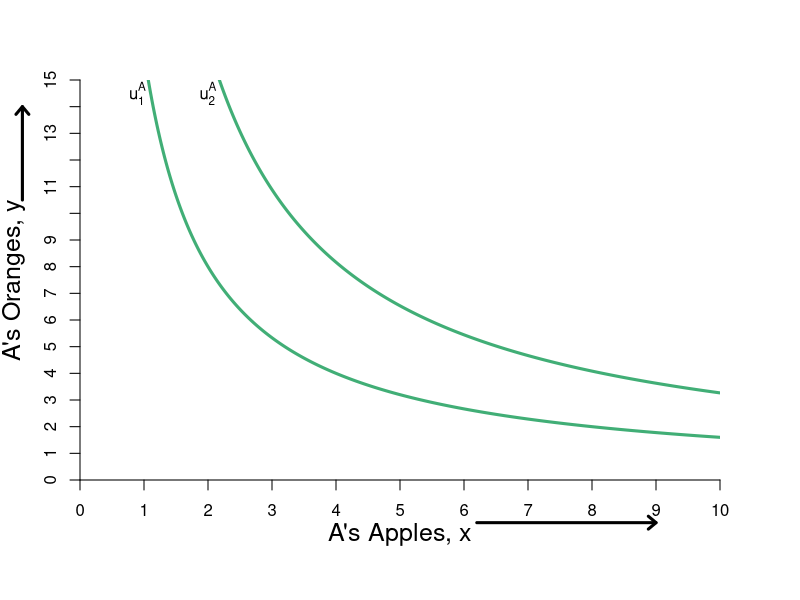

This chart was generated by the following R code:
#Graph Designer: Simon Halliday & Madeleine Wettach '20
#Authors: Bowles, Foley and Halliday
#Title: Microeconomics: Competition, Conflict and Coordination

#require(ggplot2)
require(shape)
pdf(file = "property/step_by_step_graphs_5/property_walras1_step1.pdf", width = 9, height = 7)
png(file = "property/step_by_step_graphs_5/property_walras1_step1.png", width = 9, height = 7)
#Set parameters for graphics
axislabelsize <- 1.5
graphlinewidth <- 3

COL <- c("#7fc97f", "#beaed4", "#fdc086", "#ffff99", "#386cb0", "#f0027f", "#bf5b17", "#666666")
COLA <- c("#99d8c9","#66c2a4","#41ae76", "#238b45", "#005824")
COLB <- c("#4eb3d3", "#2b8cbe", "#0868ac","#084081")


indiffcurveA1 <- function(x, U = 4, A = 1, a = 0.5) {
  ((((U-2)/A)*(1/x)^a)^(1/(1-a)))
}

indiffcurveA2 <- function(x, U = 4, A = 1, a = 0.5) {
  (((U/A)*(1/x)^a)^(1/(1-a)))
}

indiffcurveA3 <- function(x, U = 5.715476, A = 1, a = 0.5) {
  (((U/A)*(1/x)^a)^(1/(1-a)))
}

indiffcurveA4 <- function(x, U = 6.984164, A = 1, a = 0.5) {
  ((((U)/A)*(1/x)^a)^(1/(1-a)))
}

paretoEC <- function(x) {
  (3/2)*x
}

OfferCurveA <- function(x) {
  x/(x  - 4)
}

mrsplot <- function(x) {
  (13/2)*(x/(9-x)^2)
}

OfferCurveB <- function(x) {
  15 - (13/2)*(10 - x)/(9 - x)
}

WalrasPrice <- function(x) {
  14 - (3/2)*x
}

#Deriving the offer curves: let py = 1
#wA = 8px + 2py = 8px + 2; Demand: x = w/2px => x = 4 + 1/px => px = 1/(x - 4)
#Offer curve is y = px*x => (1/(x-4))*x = x/(x-4) defined for x neq 4
#wA = 2px + 13py = 2px + 13; Demand: x = w/2px => x = 1 + 13/2px => px = 13/2(x - 1)
#B's Offer curve is y = px*x => (13/2)(1/(x-1))*x = (13/2)(x/(x-1)
#Therefore in terms of yA and xA:
#15 - y = (13/2)*(10 - x)/(10 - x - 1)
#Therefore y = 15 - (13/2)*(10-x)/(9 - x) defined for x neq 9
#The tangency of the indifference curve and the offer curve gives mrsplot
#Where mrsplot equals that offer curve, we get x = (3/17)*(51 - sqrt(221)) = 6.376576; 
#So y = 6.022321; therefore u = (6.376576^0.5)*(6.022321^0.5)

indiffcurveBneg1 <- function(x, U = 5.09, A = 1, a = 0.5) {
  15 - (((U/A)*(1/(10 - x))^a)^(1/(1-a)))
}

indiffcurveBneg2 <- function(x, U = 6.531973, A = 1, a = 0.5) {
  15 - (((U/A)*(1/(10 - x))^a)^(1/(1-a)))
}

#Aisha happens to have found 8 apples and 2 oranges, 
#and Betty happens to have found 2 apples and 13 oranges. 
#Aisha's utility (8^0.5)*(2^0.5) = 4
#Betty's utility (2^0.5)*(13^0.5) = 5.09



par(mar =  c(6, 4, 4, 4))
xlims <- c(0, 10)
ylims <- c(0, 15)
xlims2 <- c(10, 0)
ylims2 <- c(15, 0)

plot(0, 0, xlim = xlims, ylim = ylims, type = "n",
     xlab = expression(paste("A's Apples, ", x)),
     ylab = expression(paste("A's Oranges, ", y)), 
     line = 2.5,
     xaxt = "n", 
     yaxt = "n", 
     cex.lab = axislabelsize, 
     bty = "n",
     xaxs="i", 
     yaxs="i")


npts <- 500 
npts2 <- 501

#Specify the sequences of points for graphing. 
xx1 <- seq(xlims[1], xlims[2], length.out = npts)
yy1 <- indiffcurveA2(xx1, U = 4, A = 1, a = 0.5)
yy2 <- indiffcurveA2(xx1)

#Polygon Attempt
#polygon(x = c(1.34, 6, 8, 10 - 6.73), y = c(12, 9, 2, 15 - 10.1), col="powderblue", density=NULL, border = NA)

#I need something like xx1 with npts for 
#xpoly1 <- seq(from = 1.34, to = 8, length.out = 500)
#ypoly1 <- indiffcurveA2(xpoly1, U = 4, A = 1, a = 0.5)
#ypoly2 <- indiffcurveBneg(xpoly1, U = 5.09, A = 1, a = 0.5)
#polygon(x = c(xpoly1, rev(xpoly1)), y = c(ypoly1, rev(ypoly2)), col=COL[3], density=NULL, border = NA)
xx2 <- seq(4, xlims[2], length.out = npts)
xx3 <- seq(xlims[1], 9, length.out = npts)

#Draw the lines for the graphs
#lines(xx1, indiffcurveA1(xx1), col = COLA[3], lwd = graphlinewidth)
lines(xx1, indiffcurveA2(xx1), col = COLA[3], lwd = graphlinewidth)
lines(xx1, indiffcurveA3(xx1), col = COLA[3], lwd = graphlinewidth)
#lines(xx1, indiffcurveA4(xx1), col = COLA[3], lwd = graphlinewidth)
#lines(xx1, paretoEC(xx1), col = COL[2], lwd = graphlinewidth)
###lines(xx2, OfferCurveA(xx2), col = COLA[5], lwd = graphlinewidth)

#lines(xx1, mrsplot(xx1), col = COL[1], lwd = graphlinewidth)
###lines(xx1, indiffcurveBneg1(xx1), col = COLB[2], lwd = graphlinewidth)
###lines(xx1, indiffcurveBneg2(xx1), col = COLB[2], lwd = graphlinewidth)

##lines(xx3, OfferCurveB(xx3), col = COLB[3], lwd = graphlinewidth+1)
##lines(xx1, WalrasPrice(xx1), col = COL[8], lwd = graphlinewidth)

#Customize ticks and labels for the plot
ticksy <- seq(from = 0, to = 15, by = 1)
ylabels <- seq(from = 0, to = 15, by = 1)
ticksx <- seq(from = 0, to = 10, by = 1)
xlabels <- seq(from = 0, to = 10, by = 1)
axis(1, at = ticksx, pos = 0, labels = xlabels)
axis(2, at = ticksy, pos = 0, labels = ylabels, las = 0)

#Add arrows:
arrows(-0.9, 10.5, -0.9, 14, xpd = TRUE, length = 0.1, angle = 40, lwd = 3)
arrows(6.2, -1.6, 9, -1.6, xpd = TRUE, length = 0.1, angle = 40, lwd = 3)

#Annotation of the three graphs and the NE
#text(9.6, 0.9, expression(u[1]^A))
text(0.9, 14.5, expression(u[1]^A))
text(2, 14.5, expression(u[2]^A))
#text(9.6, 5.9, expression(u[4]^A))

#Perhaps useful point to label the unused intersection of the participation constraints
#points(1.34, 12, pch = 16, col = "black", cex = 1.5)



#Pareto efficiency curve
##segments(3.27, 4.9, 5.84, 8.77, lty = 1, lwd = graphlinewidth, col = COL[2])
##text(4.5, 2.4, expression("Pareto Efficient"))
##text(4.5, 1.9, expression("Curve"))
##Arrows(4.5, 2.7, 4.5, 6.2, col = "black", lty = 1, lwd = 2, arr.type = "triangle", arr.lwd = 0.5)

#Label B's offer curve
##text(1, 3, expression("B's Offer Curve"))
##Arrows(1, 3.3, 1, 7.2, col = "black", lty = 1, lwd = 2, arr.type = "triangle", arr.lwd = 0.5)

# Price Line
##text(7, 13, expression(paste("A's Offer Curve")))
##Arrows(6.2, 13, 4.6, 13, col = "black", lty = 1, lwd = 2, arr.type = "triangle", arr.lwd = 0.5)


#Walrasian Price Line
##text(8.8, 5.5, expression(paste("Walrasian Price Line")))
##text(8.8, 5, expression(paste("Slope", phantom()==-p[w])))
##Arrows(8.8, 4.8, 8.8, 1.2, col = "black", lty = 1, lwd = 2, arr.type = "triangle", arr.lwd = 0.5)


#Add a point for the initial endowment
##points(14/3, 7, pch = 16, col = "black", cex = 1.5)
##text(4.75, 7.5, expression(w))

#Set up second axes and labels

par(new = TRUE)

#Use the same x and ylims as previously, but with locations switched
xlims2 <- c(10, 0)
ylims2 <- c(15, 0)

#Leave the ylab and xlab blank to ensure no axes titles
#plot(0, 0, xlim = xlims2, ylim = ylims2, type = "n",
#     xlab = expression(paste("")),
#     ylab = expression(paste("")),
#     xaxt = "n", 
#     yaxt = "n", 
#     cex.lab = 1.3, 
#     bty = "n",
#     xaxs="i", 
#     yaxs="i")

#Set up axes at sides 3 and 4 (top and right)
#axis(side = 3, at = ticksx, pos = 0, labels = xlabels)
#axis(side = 4, at = ticksy, pos = 0, labels = ylabels, las = 0)
#mtext("B's Apples, x", side=3, line = 2.5, cex = axislabelsize)
#text(-0.8, 7, expression(paste("B's Oranges, y")), xpd = TRUE, cex = axislabelsize, srt = 270) 

#Add arrows:
##arrows(-0.8, 10, -0.8, 14, xpd = TRUE, length=0.1,angle=40,lwd=3)
##arrows(6.2, -1.8, 9, -1.8, xpd = TRUE, length=0.1,angle=40,lwd=3)


#Functions for B's indifference curves
indiffcurveB1 <- function(x, U = 5.09, A = 1, a = 0.5) {
  ((((U-2)/A)*(1/x)^a)^(1/(1-a)))
}

indiffcurveB2 <- function(x, U = 5.09, A = 1, a = 0.5) {
  (((U/A)*(1/x)^a)^(1/(1-a)))
}

indiffcurveB3 <- function(x, U = 5.703502, A = 1, a = 0.5) {
  ((((U)/A)*(1/x)^a)^(1/(1-a)))
}

indiffcurveB4 <- function(x, U = 8.244574, A = 1, a = 0.5) {
  ((((U)/A)*(1/x)^a)^(1/(1-a)))
}




#lines(xx1, indiffcurveB1(xx1), col = COLB[3], lwd = graphlinewidth)
#lines(xx1, indiffcurveB2(xx1), col = COLB[3], lwd = graphlinewidth)
#lines(xx1, indiffcurveB3(xx1), col = COLB[3], lwd = graphlinewidth)
#lines(xx1, indiffcurveB4(xx1), col = COLB[3], lwd = graphlinewidth)

#Label B's indifference curves
##text(9.1, 3.4, expression(u[1]^B))
##text(9.1, 5.2, expression(u[2]^B))
#text(9.1, 4.6, expression(u[3]^B))
#text(9.1, 8.2, expression(u[4]^B))

#Add a point for the initial endowment
##points(2, 13, pch = 16, col = "black", cex = 1.5)
##text(1.8, 12.5, expression(e))




#Label a point on the middle of the curve
#points(5, 7.5, pch = 16, col = "black", cex = 1.5)
#text(5, 7, expression(i))

#(5^0.5)*(7.5^0.5) = 6.123724

#Add point for comparison to participation constraint
#points(6.2, 1.55, pch = 16, col = "black", cex = 1.5)
#text(6.1, 1.2, expression(d))


#Calculate TIOLI power allocation for B
#mrs(x,y) => pareto efficient curve is (3/2)x = y
#A's initital utility is 4 = u(8,2) = (8^0.5)*(2^0.5)
#Therefore substitute in the contract curve u_e^A = 4 = (x^A)^(0.5)(3/2*x^A)^0.5
# => x^A = 4/((3/2)^0.5) = 3.27 => x^B = 6.73
# => y^A = 3/2(x^A) = 4.9 => y^B = 10.1

#Add point g for B's TIOLI power
###points(6.73, 10.1, pch = 16, col = "black", cex = 1.5)
###text(6.73, 10.6, expression(g))

#Calculate TIOLI power allocation for A
#mrs(x,y) => pareto efficient curve is (3/2)x = y
#A's initital utility is 4 = u(8,2) = (8^0.5)*(2^0.5)
#Therefore substitute in the contract curve u_e^A = 4 = (x^A)^(0.5)(3/2*x^A)^0.5
# => x^B = 5.09/((3/2)^0.5) = 4.16 => x^A = 5.84
# => y^B = 3/2(x^B) = 6.23 => y^A = 8.77 
#=> u^A = (5.84^0.5)*(8.77^0.5) = 7.156591
#Add point f for A's TIOLI power
###points(4.16, 6.23, pch = 16, col = "black", cex = 1.5)
###text(4.16, 5.8, expression(f))


#Annotating B's endowment
###text(1.8, 12.5, expression(e))

#Annotating a point that is a Pareto improvement over e.
#points(3.623424, 8.977679, pch = 16, col = "black", cex = 1.5)
#text(3.623424, 8.4, expression(h))
#(2.94^0.5)*(12.76^0.5)

#Label Pareto Improving Lens
#text(7, 5, expression(paste("Pareto-Improving Lens")))

dev.off()
